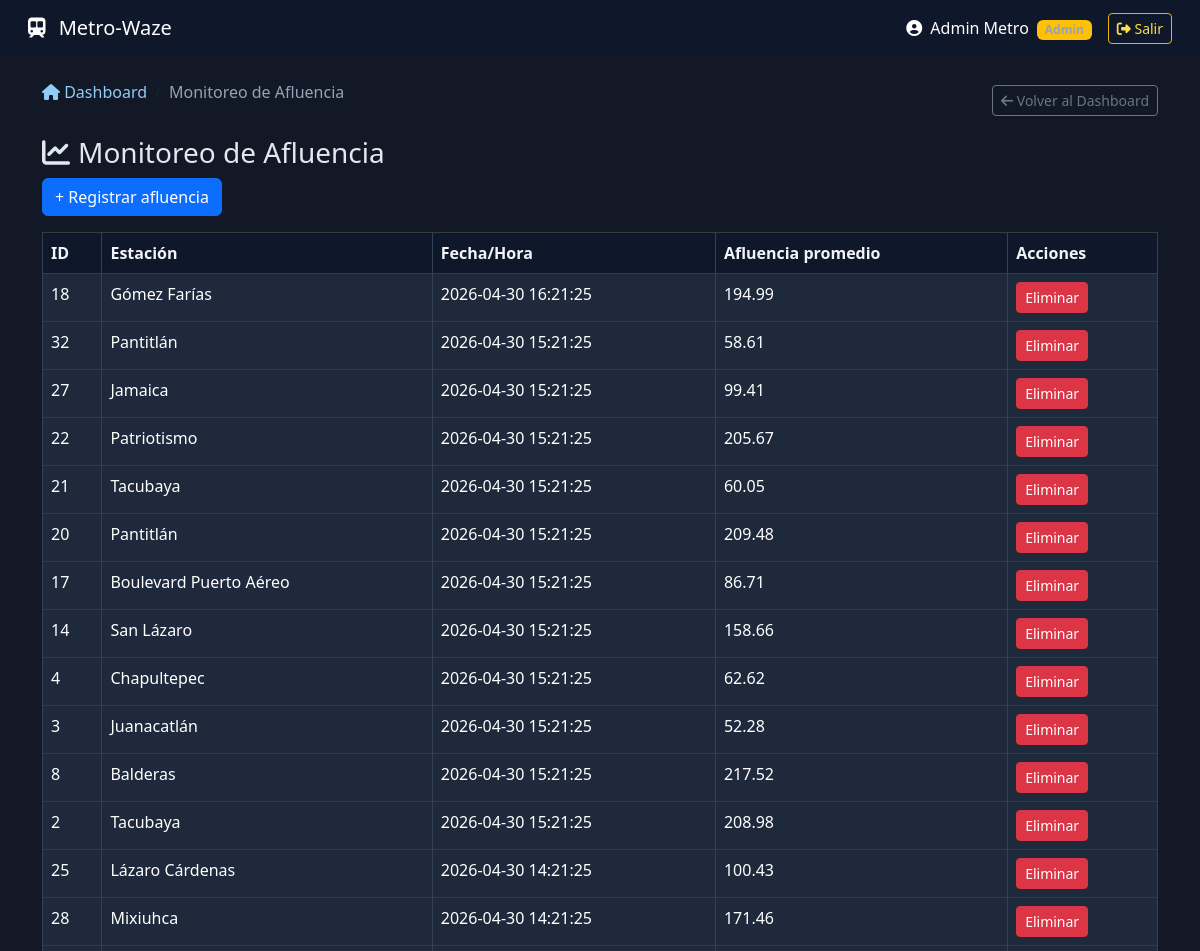
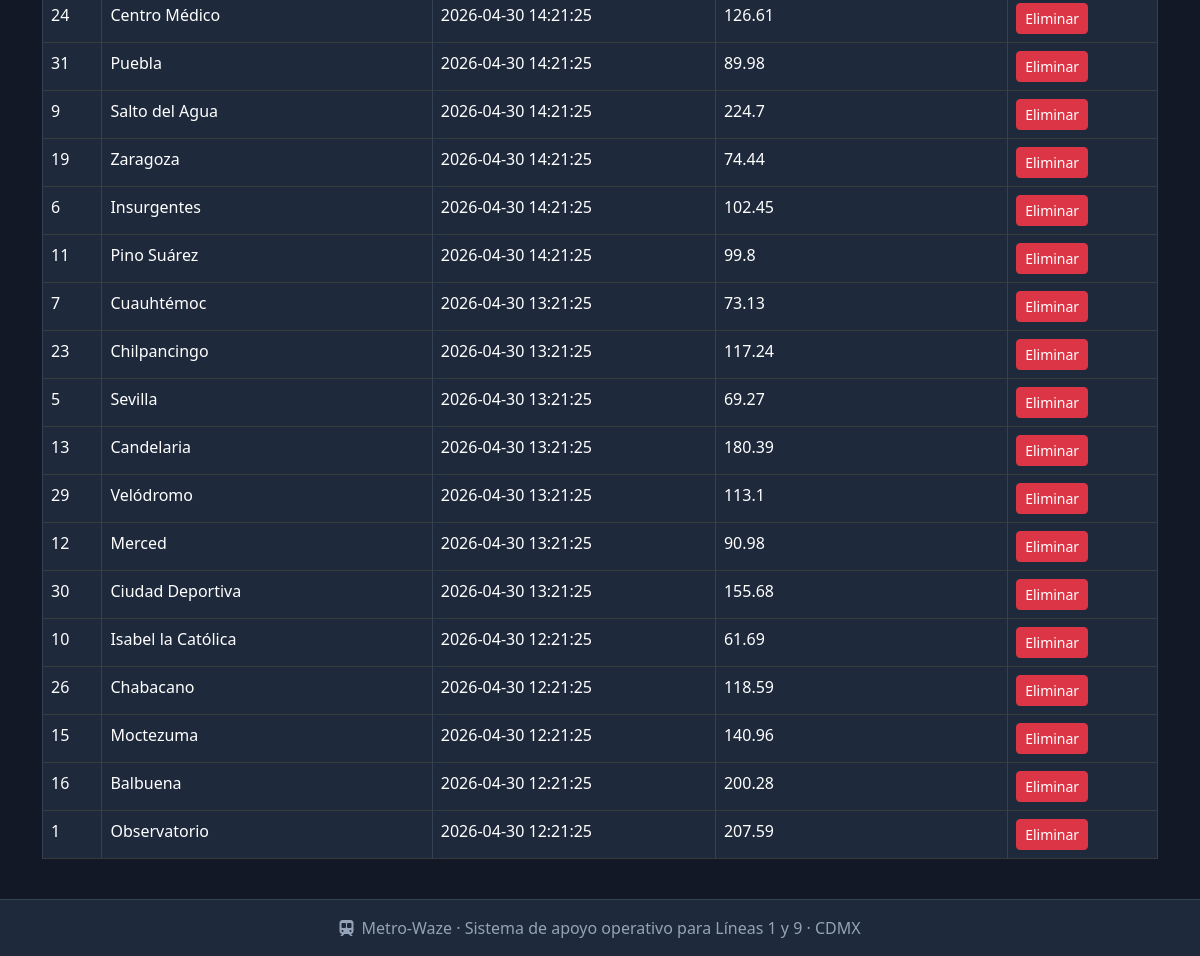
/afluencia.php (signed in), run on the app's committed database (2 pictures, top to bottom).
### tables this page shows
CREATE TABLE log (
    id_historico INT PRIMARY KEY AUTO_INCREMENT NOT NULL,
    id_estacion INT NOT NULL,
    hora_fecha DATETIME NOT NULL,
    afluencia_promedio FLOAT NOT NULL,
    FOREIGN KEY (id_estacion) REFERENCES estacion(id_estacion) ON DELETE CASCADE ON UPDATE CASCADE
);

CREATE TABLE estacion (
    id_estacion INT PRIMARY KEY AUTO_INCREMENT NOT NULL,
    nombre VARCHAR(100) NOT NULL,
    id_linea INT NOT NULL,
    tiempo_espera_segundos INT NOT NULL DEFAULT 180,
    FOREIGN KEY (id_linea) REFERENCES linea(id_linea) ON DELETE CASCADE ON UPDATE CASCADE
);

### afluencia.php (the view, shortened to what this page needs)
<?php
require_once 'header.php';
require_once 'conexion.php';
$logs = $pdo->query("
    SELECT l.*, e.nombre as estacion
    FROM log l
    JOIN estacion e ON l.id_estacion = e.id_estacion
    ORDER BY l.hora_fecha DESC
")->fetchAll();
?>
<h3><i class="fas fa-chart-line me-2"></i>Monitoreo de Afluencia</h3>
<button class="btn btn-primary mb-3" data-bs-toggle="modal" data-bs-target="#modalLog">+ Registrar afluencia</button>
<table class="table table-bordered table-hover">
    <thead class="table-dark">
        <tr><th>ID</th><th>Estación</th><th>Fecha/Hora</th><th>Afluencia promedio</th><th>Acciones</th></tr>
    </thead>
    <tbody class="table-dark">
    <?php foreach ($logs as $log): ?>
        <tr>
            <td><?= $log['id_historico'] ?></td>
            <td><?= htmlspecialchars($log['estacion']) ?></td>
            <td><?= $log['hora_fecha'] ?></td>
            <td><?= $log['afluencia_promedio'] ?></td>
            <td>
                <a href="?eliminar=<?= $log['id_historico'] ?>" class="btn btn-sm btn-danger" onclick="return confirm('¿Eliminar?')">Eliminar</a>
            </td>
        </tr>
    <?php endforeach; ?>
    </tbody>
</table>
<?php require_once 'footer.php'; ?>

### header.php (style rules this page uses)
body { background: #121826; color: #e2e8f0; display: flex; flex-direction: column; min-height: 100vh; font-family: 'Segoe UI', system-ui; }
h1, h2, h3, h4, h5, h6, p, span, div:not(.modal-content):not(.card-dashboard) { color: #e2e8f0; }
.table, .table-hover, .table-bordered, .table-striped { background-color: #1e293b !important; color: #e2e8f0 !important; border-color: #334155 !important; }
.table th, .table td { border-color: #334155 !important; background-color: inherit !important; }
.table thead th, .table-dark thead th { background-color: #0f172a !important; color: #f1f5f9 !important; border-bottom-color: #334155 !important; }

### data on the page
log: id_historico "18", id_estacion.nombre "Gómez Farías", hora_fecha "2026-04-30 16:21:25", afluencia_promedio "194.99"
log: id_historico "32", id_estacion.nombre "Pantitlán", hora_fecha "2026-04-30 15:21:25", afluencia_promedio "58.61"
log: id_historico "27", id_estacion.nombre "Jamaica", hora_fecha "2026-04-30 15:21:25", afluencia_promedio "99.41"
log: id_historico "22", id_estacion.nombre "Patriotismo", hora_fecha "2026-04-30 15:21:25", afluencia_promedio "205.67"
log: id_historico "21", id_estacion.nombre "Tacubaya", hora_fecha "2026-04-30 15:21:25", afluencia_promedio "60.05"
log: id_historico "20", id_estacion.nombre "Pantitlán", hora_fecha "2026-04-30 15:21:25", afluencia_promedio "209.48"
log: id_historico "17", id_estacion.nombre "Boulevard Puerto Aéreo", hora_fecha "2026-04-30 15:21:25", afluencia_promedio "86.71"
log: id_historico "14", id_estacion.nombre "San Lázaro", hora_fecha "2026-04-30 15:21:25", afluencia_promedio "158.66"
log: id_historico "4", id_estacion.nombre "Chapultepec", hora_fecha "2026-04-30 15:21:25", afluencia_promedio "62.62"
log: id_historico "3", id_estacion.nombre "Juanacatlán", hora_fecha "2026-04-30 15:21:25", afluencia_promedio "52.28"
log: id_historico "8", id_estacion.nombre "Balderas", hora_fecha "2026-04-30 15:21:25", afluencia_promedio "217.52"
log: id_historico "2", id_estacion.nombre "Tacubaya", hora_fecha "2026-04-30 15:21:25", afluencia_promedio "208.98"
log: id_historico "25", id_estacion.nombre "Lázaro Cárdenas", hora_fecha "2026-04-30 14:21:25", afluencia_promedio "100.43"
log: id_historico "28", id_estacion.nombre "Mixiuhca", hora_fecha "2026-04-30 14:21:25", afluencia_promedio "171.46"
log: id_historico "24", id_estacion.nombre "Centro Médico", hora_fecha "2026-04-30 14:21:25", afluencia_promedio "126.61"
log: id_historico "31", id_estacion.nombre "Puebla", hora_fecha "2026-04-30 14:21:25", afluencia_promedio "89.98"
log: id_historico "9", id_estacion.nombre "Salto del Agua", hora_fecha "2026-04-30 14:21:25", afluencia_promedio "224.7"
log: id_historico "19", id_estacion.nombre "Zaragoza", hora_fecha "2026-04-30 14:21:25", afluencia_promedio "74.44"
log: id_historico "6", id_estacion.nombre "Insurgentes", hora_fecha "2026-04-30 14:21:25", afluencia_promedio "102.45"
log: id_historico "11", id_estacion.nombre "Pino Suárez", hora_fecha "2026-04-30 14:21:25", afluencia_promedio "99.8"
log: id_historico "7", id_estacion.nombre "Cuauhtémoc", hora_fecha "2026-04-30 13:21:25", afluencia_promedio "73.13"
log: id_historico "23", id_estacion.nombre "Chilpancingo", hora_fecha "2026-04-30 13:21:25", afluencia_promedio "117.24"
log: id_historico "5", id_estacion.nombre "Sevilla", hora_fecha "2026-04-30 13:21:25", afluencia_promedio "69.27"
log: id_historico "13", id_estacion.nombre "Candelaria", hora_fecha "2026-04-30 13:21:25", afluencia_promedio "180.39"
log: id_historico "29", id_estacion.nombre "Velódromo", hora_fecha "2026-04-30 13:21:25", afluencia_promedio "113.1"
log: id_historico "12", id_estacion.nombre "Merced", hora_fecha "2026-04-30 13:21:25", afluencia_promedio "90.98"
log: id_historico "30", id_estacion.nombre "Ciudad Deportiva", hora_fecha "2026-04-30 13:21:25", afluencia_promedio "155.68"
log: id_historico "10", id_estacion.nombre "Isabel la Católica", hora_fecha "2026-04-30 12:21:25", afluencia_promedio "61.69"
log: id_historico "26", id_estacion.nombre "Chabacano", hora_fecha "2026-04-30 12:21:25", afluencia_promedio "118.59"
log: id_historico "15", id_estacion.nombre "Moctezuma", hora_fecha "2026-04-30 12:21:25", afluencia_promedio "140.96"
log: id_historico "16", id_estacion.nombre "Balbuena", hora_fecha "2026-04-30 12:21:25", afluencia_promedio "200.28"
log: id_historico "1", id_estacion.nombre "Observatorio", hora_fecha "2026-04-30 12:21:25", afluencia_promedio "207.59"

### other printed values
$usuario_nombre "Admin Metro"
$page_title "Monitoreo de Afluencia"
